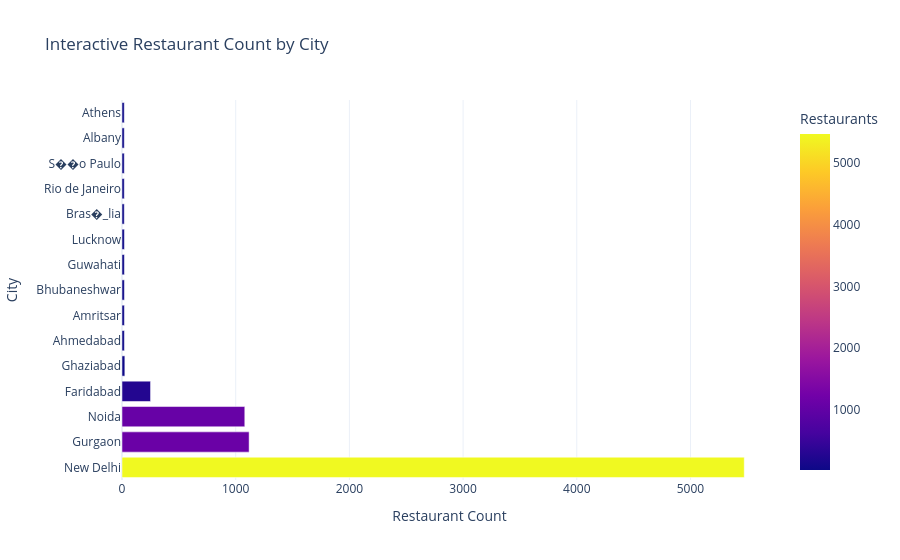
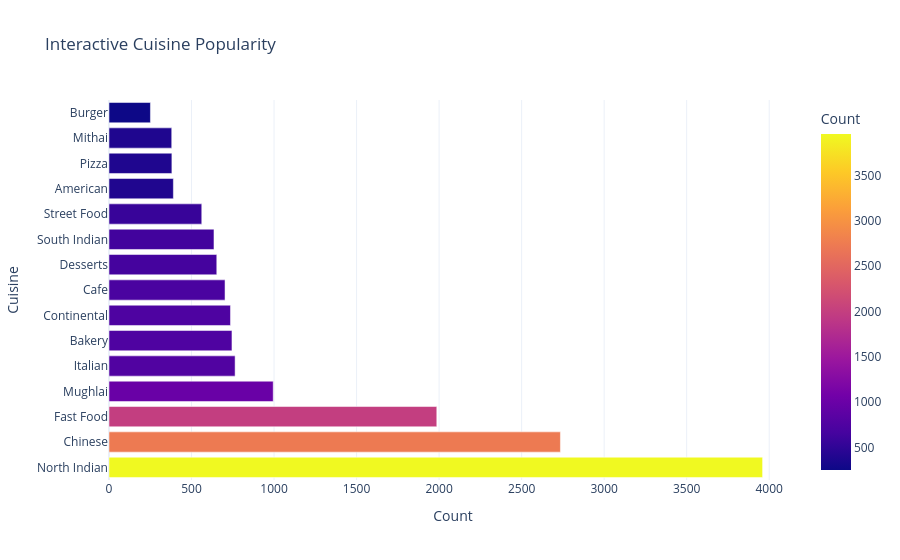
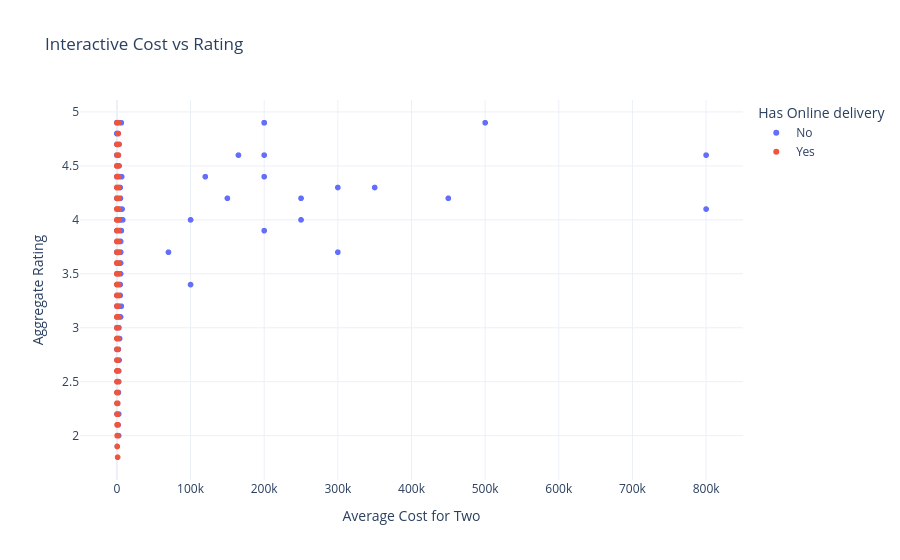
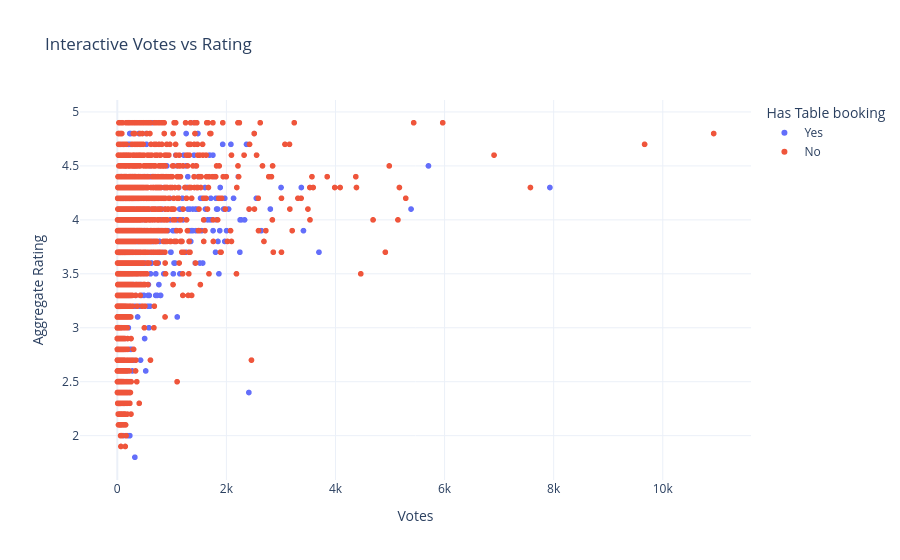

Source (notebook cell) for these figures, in order:
### Code cell
# Interactive plotly charts for location, cuisines, cost vs rating, votes vs rating, online order comparison

if 'City' in df.columns:
    city_counts = df['City'].value_counts().reset_index()
    city_counts.columns = ['City', 'Restaurants']
    fig_city = px.bar(city_counts.head(15), x='Restaurants', y='City', orientation='h', color='Restaurants',
                      title='Interactive Restaurant Count by City', hover_name='City')
    fig_city.update_layout(template='plotly_white', xaxis_title='Restaurant Count', yaxis_title='City')
    fig_city.show()

if 'Cuisines' in df.columns:
    cuisine_counts = df['Cuisines'].str.split(',').explode().str.strip().str.title().value_counts().reset_index()
    cuisine_counts.columns = ['Cuisine', 'Count']
    fig_cuisine = px.bar(cuisine_counts.head(15), x='Count', y='Cuisine', orientation='h', color='Count',
                         title='Interactive Cuisine Popularity')
    fig_cuisine.update_layout(template='plotly_white', xaxis_title='Count', yaxis_title='Cuisine')
    fig_cuisine.show()

if 'Average Cost for two' in df.columns and 'Aggregate rating' in df.columns:
    fig_cost_rating = px.scatter(df, x='Average Cost for two', y='Aggregate rating', color='Has Online delivery',
                                hover_data=['City', 'Cuisines', 'Votes'], title='Interactive Cost vs Rating',
                                labels={'Average Cost for two': 'Average Cost for Two', 'Aggregate rating': 'Aggregate Rating'})
    fig_cost_rating.update_layout(template='plotly_white')
    fig_cost_rating.show()

if 'Votes' in df.columns and 'Aggregate rating' in df.columns:
    fig_votes_rating = px.scatter(df, x='Votes', y='Aggregate rating', color='Has Table booking',
                                hover_data=['City', 'Cuisines'], title='Interactive Votes vs Rating',
                                labels={'Votes': 'Votes', 'Aggregate rating': 'Aggregate Rating'})
    fig_votes_rating.update_layout(template='plotly_white')
    fig_votes_rating.show()

# Online order vs rating
if 'Has Online delivery' in df.columns and 'Aggregate rating' in df.columns:
    online_df = df.dropna(subset=['Aggregate rating']).groupby('Has Online delivery')['Aggregate rating'].mean().reset_index()
    fig_online = px.bar(online_df, x='Has Online delivery', y='Aggregate rating', color='Has Online delivery',
                       title='Average Rating by Online Ordering Availability',
                       labels={'Aggregate rating': 'Average Rating'})
    fig_online.update_layout(template='plotly_white')
    fig_online.show()

# Table booking vs rating
if 'Has Table booking' in df.columns and 'Aggregate rating' in df.columns:
    table_df = df.dropna(subset=['Aggregate rating']).groupby('Has Table booking')['Aggregate rating'].mean().reset_index()
    fig_table = px.bar(table_df, x='Has Table booking', y='Aggregate rating', color='Has Table booking',
                       title='Average Rating by Table Booking Availability',
                       labels={'Aggregate rating': 'Average Rating'})
    fig_table.update_layout(template='plotly_white')
    fig_table.show()

### Figure 1 — Plotly figure (JSON) as saved in the notebook; plotly's stock layout.template omitted (floating-point values rounded to 4 significant figures)
{"data": [{"hovertemplate": "<b>%{hovertext}</b><br><br>Restaurants=%{marker.color}<br>City=%{y}<extra></extra>", "hovertext": ["New Delhi", "Gurgaon", "Noida", "Faridabad", "Ghaziabad", "Ahmedabad", "Amritsar", "Bhubaneshwar", "Guwahati", "Lucknow", "Bras�_lia", "Rio de Janeiro", "S��o Paulo", "Albany", "Athens"], "legendgroup": "", "marker": {"color": [5473, 1118, 1080, 251, 25, 21, 21, 21, 21, 21, 20, 20, 20, 20, 20], "coloraxis": "coloraxis", "pattern": {"shape": ""}}, "name": "", "orientation": "h", "showlegend": false, "textposition": "auto", "type": "bar", "x": [5473, 1118, 1080, 251, 25, 21, 21, 21, 21, 21, 20, 20, 20, 20, 20], "xaxis": "x", "y": ["New Delhi", "Gurgaon", "Noida", "Faridabad", "Ghaziabad", "Ahmedabad", "Amritsar", "Bhubaneshwar", "Guwahati", "Lucknow", "Bras�_lia", "Rio de Janeiro", "S��o Paulo", "Albany", "Athens"], "yaxis": "y"}], "layout": {"barmode": "relative", "coloraxis": {"colorbar": {"title": {"text": "Restaurants"}}, "colorscale": [[0, "#0d0887"], [0.1111, "#46039f"], [0.2222, "#7201a8"], [0.3333, "#9c179e"], [0.4444, "#bd3786"], [0.5556, "#d8576b"], [0.6667, "#ed7953"], [0.7778, "#fb9f3a"], [0.8889, "#fdca26"], [1, "#f0f921"]]}, "legend": {"tracegroupgap": 0}, "title": {"text": "Interactive Restaurant Count by City"}, "xaxis": {"anchor": "y", "domain": [0, 1], "title": {"text": "Restaurant Count"}}, "yaxis": {"anchor": "x", "domain": [0, 1], "title": {"text": "City"}}}}

### Figure 2 — Plotly figure (JSON) as saved in the notebook; plotly's stock layout.template omitted (floating-point values rounded to 4 significant figures)
{"data": [{"hovertemplate": "Count=%{marker.color}<br>Cuisine=%{y}<extra></extra>", "legendgroup": "", "marker": {"color": [3960, 2735, 1986, 995, 764, 745, 736, 703, 653, 636, 562, 390, 381, 380, 251], "coloraxis": "coloraxis", "pattern": {"shape": ""}}, "name": "", "orientation": "h", "showlegend": false, "textposition": "auto", "type": "bar", "x": [3960, 2735, 1986, 995, 764, 745, 736, 703, 653, 636, 562, 390, 381, 380, 251], "xaxis": "x", "y": ["North Indian", "Chinese", "Fast Food", "Mughlai", "Italian", "Bakery", "Continental", "Cafe", "Desserts", "South Indian", "Street Food", "American", "Pizza", "Mithai", "Burger"], "yaxis": "y"}], "layout": {"barmode": "relative", "coloraxis": {"colorbar": {"title": {"text": "Count"}}, "colorscale": [[0, "#0d0887"], [0.1111, "#46039f"], [0.2222, "#7201a8"], [0.3333, "#9c179e"], [0.4444, "#bd3786"], [0.5556, "#d8576b"], [0.6667, "#ed7953"], [0.7778, "#fb9f3a"], [0.8889, "#fdca26"], [1, "#f0f921"]]}, "legend": {"tracegroupgap": 0}, "title": {"text": "Interactive Cuisine Popularity"}, "xaxis": {"anchor": "y", "domain": [0, 1], "title": {"text": "Count"}}, "yaxis": {"anchor": "x", "domain": [0, 1], "title": {"text": "Cuisine"}}}}

### Figure 3 — Plotly figure (JSON) as saved in the notebook; plotly's stock layout.template omitted (floating-point values rounded to 4 significant figures; data arrays with more than 128 entries replaced by an {"elided": "..."} marker saying what was removed)
{"data": [{"customdata": {"elided": "7100x3 mixed values"}, "hovertemplate": "Has Online delivery=No<br>Average Cost for Two=%{x}<br>Aggregate Rating=%{y}<br>City=%{customdata[0]}<br>Cuisines=%{customdata[1]}<br>Votes=%{customdata[2]}<extra></extra>", "legendgroup": "No", "marker": {"color": "#636efa", "symbol": "circle"}, "mode": "markers", "name": "No", "showlegend": true, "type": "scattergl", "x": {"elided": "7100 int values"}, "xaxis": "x", "y": {"elided": "7100 float values"}, "yaxis": "y"}, {"customdata": {"elided": "2451x3 mixed values"}, "hovertemplate": "Has Online delivery=Yes<br>Average Cost for Two=%{x}<br>Aggregate Rating=%{y}<br>City=%{customdata[0]}<br>Cuisines=%{customdata[1]}<br>Votes=%{customdata[2]}<extra></extra>", "legendgroup": "Yes", "marker": {"color": "#EF553B", "symbol": "circle"}, "mode": "markers", "name": "Yes", "showlegend": true, "type": "scattergl", "x": {"elided": "2451 int values"}, "xaxis": "x", "y": {"elided": "2451 float values"}, "yaxis": "y"}], "layout": {"legend": {"title": {"text": "Has Online delivery"}, "tracegroupgap": 0}, "title": {"text": "Interactive Cost vs Rating"}, "xaxis": {"anchor": "y", "domain": [0, 1], "title": {"text": "Average Cost for Two"}}, "yaxis": {"anchor": "x", "domain": [0, 1], "title": {"text": "Aggregate Rating"}}}}

### Figure 4 — Plotly figure (JSON) as saved in the notebook; plotly's stock layout.template omitted (floating-point values rounded to 4 significant figures; data arrays with more than 128 entries replaced by an {"elided": "..."} marker saying what was removed)
{"data": [{"customdata": {"elided": "1158x2 str values"}, "hovertemplate": "Has Table booking=Yes<br>Votes=%{x}<br>Aggregate Rating=%{y}<br>City=%{customdata[0]}<br>Cuisines=%{customdata[1]}<extra></extra>", "legendgroup": "Yes", "marker": {"color": "#636efa", "symbol": "circle"}, "mode": "markers", "name": "Yes", "showlegend": true, "type": "scattergl", "x": {"elided": "1158 int values"}, "xaxis": "x", "y": {"elided": "1158 float values"}, "yaxis": "y"}, {"customdata": {"elided": "8393x2 str values"}, "hovertemplate": "Has Table booking=No<br>Votes=%{x}<br>Aggregate Rating=%{y}<br>City=%{customdata[0]}<br>Cuisines=%{customdata[1]}<extra></extra>", "legendgroup": "No", "marker": {"color": "#EF553B", "symbol": "circle"}, "mode": "markers", "name": "No", "showlegend": true, "type": "scattergl", "x": {"elided": "8393 int values"}, "xaxis": "x", "y": {"elided": "8393 float values"}, "yaxis": "y"}], "layout": {"legend": {"title": {"text": "Has Table booking"}, "tracegroupgap": 0}, "title": {"text": "Interactive Votes vs Rating"}, "xaxis": {"anchor": "y", "domain": [0, 1], "title": {"text": "Votes"}}, "yaxis": {"anchor": "x", "domain": [0, 1], "title": {"text": "Aggregate Rating"}}}}
